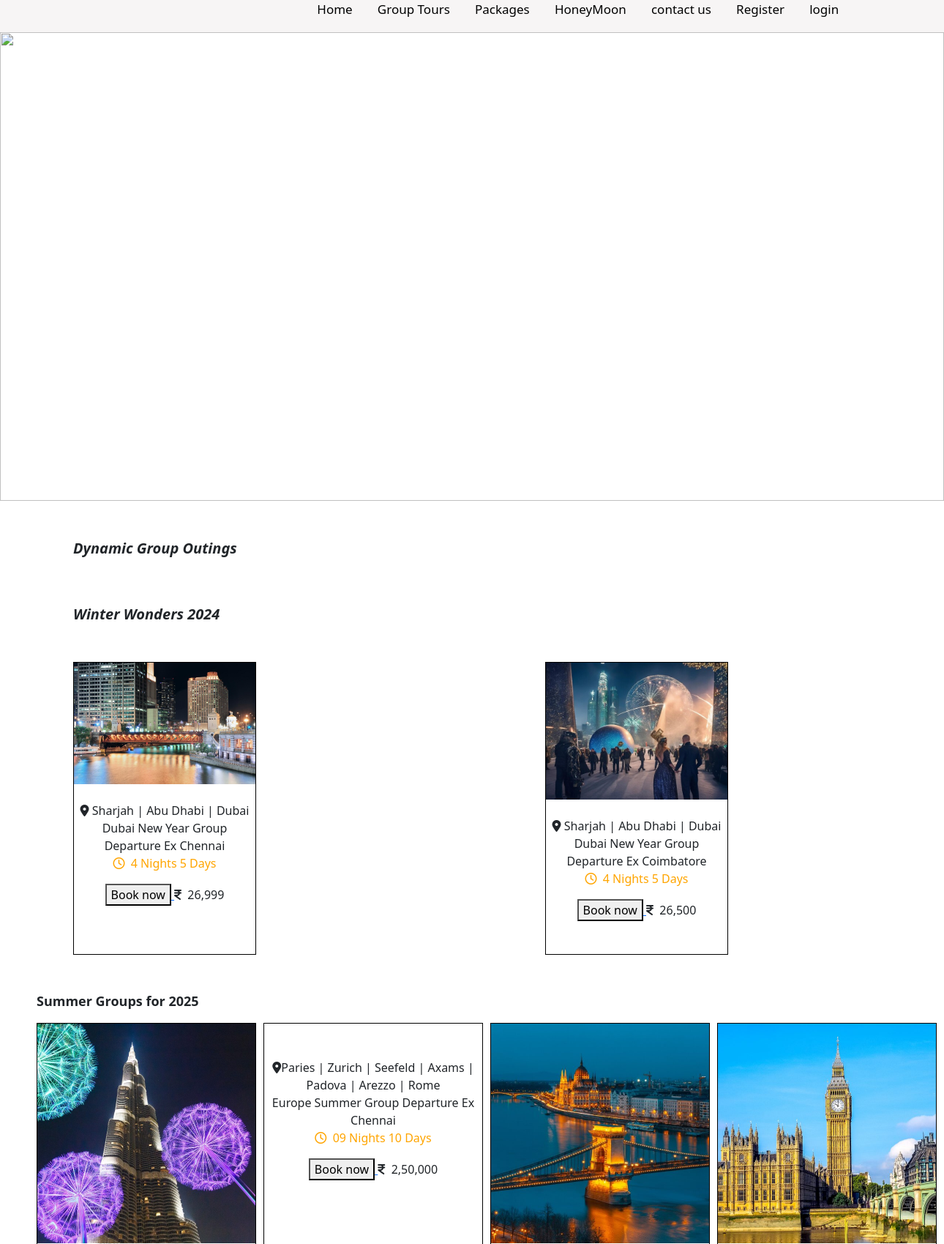
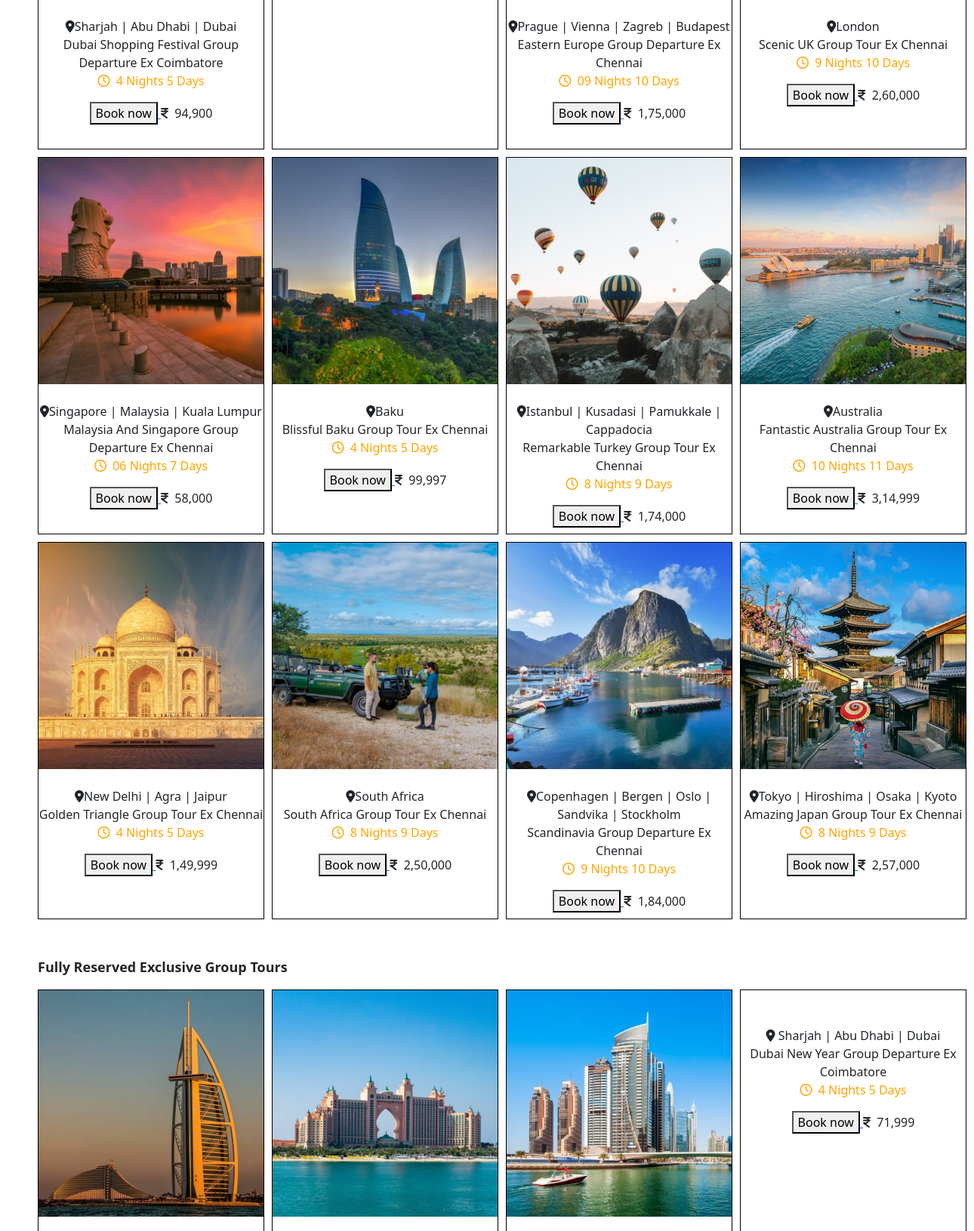
Page /group/ (upper part) on the committed database (2 pictures, top to bottom).
### myproject/models.py (models this page shows, shortened)
class G_winder(models.Model):
    im=models.ImageField(upload_to="pic")
    plan=models.CharField(max_length=100)
    location=models.CharField(max_length=100)
    duration=models.CharField(max_length=100)
    price=models.CharField(max_length=20,null=True)

class G_summer(models.Model):
    i=models.ImageField(upload_to="pic")
    plan=models.CharField(max_length=100)
    location=models.CharField(max_length=100)
    duration=models.CharField(max_length=100)
    price=models.CharField(max_length=20,null=True)

class G_reserved(models.Model):
    re=models.ImageField(upload_to="pic")
    plan=models.CharField(max_length=100)
    location=models.CharField(max_length=100)
    duration=models.CharField(max_length=100)
    price=models.CharField(max_length=20,null=True)

### myproject/views.py (the view)
# urls.py: path("group/", views.group, name="group"),
def group(request):
    winder = G_winder.objects.all()
    summer = G_summer.objects.all()
    data = G_reserved.objects.all()
    return render(request,"group.html",{"winder": winder,"summer": summer,"data": data})

### myproject/templates/group.html (shortened to what this page needs)
<!DOCTYPE html>
<html lang="en">
<head>
    <link rel="stylesheet" href="https://cdnjs.cloudflare.com/ajax/libs/font-awesome/6.6.0/css/all.min.css" />
    {% load static %}
    <link rel="stylesheet" href="{% static 'css/group.css' %}">
    <link href="https://cdn.jsdelivr.net/npm/bootstrap@5.0.2/dist/css/bootstrap.min.css" rel="stylesheet">
</head>
<body>
    {% include 'nav.html' %}
    <div class="tour">
        {% load static %}
        <img src="{% static 'image/group.jpg'  %}" alt="">
    </div>
    <section>
        <div class="gr">
            <P>Dynamic Group Outings<br><br><br>Winter Wonders 2024</P>
        </div>
        <div class="gtn">
    {% for winder in winder %}
          <div class="gt">
            <img src="{{winder.im.url}}" alt=""><br><br>
            <p><i class="fa-solid fa-location-dot"></i> {{winder.plan}}<br>{{winder.location}}<br>
            <span><i class="fa-regular fa-clock"></i>&nbsp {{winder.duration}}</span></p>
            <a href="{% url 'book' %}">
                <button>Book now</button>
            </a><i class="fa-solid fa-indian-rupee-sign"></i>&nbsp {{winder.price}}
          </div>
    {% endfor %}
    </section>
      <section>
        <div class="summ">
            <p>Summer Groups for 2025</p>
        </div>
        <div class="summer">
    {% for summer in summer %}
            <div class="su">
                <img src="{{summer.i.url}}" alt=""><br><br>
                <p><i class="fa-solid fa-location-dot"></i>{{summer.plan}}<br>{{summer.location}}<br>
                    <span><i class="fa-regular fa-clock"></i>&nbsp {{summer.duration}}</span></p>
                    <a href="{% url 'book' %}">
                        <button>Book now</button>
                    </a><i class="fa-solid fa-indian-rupee-sign"></i>&nbsp {{summer.price}}
            </div>
    {% endfor %}
        </div>
      </section>
      <section>
        <div class="res">
            <p>Fully Reserved Exclusive Group Tours</p>
        </div>
        <div class="reserved">
    {% for objects in data %}
            <div class="re">
                <img src="{{objects.re.url}}" alt=""><br><br>
                <p><i class="fa-solid fa-location-dot"></i> {{objects.plan}}<br>{{objects.location}}<br>
                    <span><i class="fa-regular fa-clock"></i>&nbsp {{objects.duration}}</span></p>
                    <a href="{% url 'book' %}">
                      <button>Book now</button>
                    </a><i class="fa-solid fa-indian-rupee-sign"></i>&nbsp {{objects.price}}
            </div>
    {% endfor %}
        </div>
      </section>
      {% include 'footer.html' %}
</body>
</html>

### myproject/static/css/group.css (style rules this page uses)
.tour img { width: 100%; height: 80vh; }
.gr { margin-top: 50px; padding-left: 100px; font-size: 20px; font-style: italic; font-weight: bolder; }
.gtn { margin-top: 50px; display: grid; grid-template-columns: 1fr 1fr; }
.gt { border: 1px solid black; width: 250px; height: 400px; margin-left: 100px; position: relative; overflow: hidden; text-align: center; }
.gt span { color: orange; }
.gt img { width: 250px; height: auto; transition: transform 0.3s ease; }
.gt p { text-align: center; font-size: 16px; }
.summ p { margin-left: 50px; font-size: 18px; font-weight: bold; margin-top: 50px; }
.summer { display: grid; grid-template-columns: 1fr 1fr 1fr 1fr; grid-template-rows: 1fr 1fr 1fr ; gap: 10px; padding-left: 50px; padding-right: 50px; }
.su { border: 1px solid black; width: 300px; height: 500px; position: relative; overflow: hidden; text-align: center; }
.su img { width: 300px; height: auto; transition: transform 0.3s ease; }
.su p { text-align: center; font-size: 16px; }
.su span { color: orange; }
.res p { margin-left: 50px; font-size: 18px; font-weight: bold; margin-top: 50px; }
.reserved { display: grid; grid-template-columns: 1fr 1fr 1fr 1fr; grid-template-rows: 1fr 1fr 1fr 1fr 1fr 1fr; gap: 10px; padding-left: 50px; padding-right: 50px; }
.re { border: 1px solid black; width: 300px; height: 500px; position: relative; overflow: hidden; text-align: center; }
.re img { width: 300px; height: auto; transition: transform 0.3s ease; }
.re p { text-align: center; font-size: 16px; }
.re span { color: orange; }

### myproject/static/css/main.css (style rules this page uses)
html { scroll-behavior: smooth; }

### myproject/static/css/footer.css (style rules this page uses)
a { text-decoration: none; }

### rows in the picture
G_winder: im (picture), plan "Sharjah | Abu Dhabi | Dubai", location "Dubai New Year Group Departure Ex Chennai", duration "4 Nights 5 Days", price "26,999"
G_winder: im (picture), plan "Sharjah | Abu Dhabi | Dubai", location "Dubai New Year Group Departure Ex Coimbatore", duration "4 Nights 5 Days", price "26,500"
G_summer: i (picture), plan "Sharjah | Abu Dhabi | Dubai", location "Dubai Shopping Festival Group Departure Ex Coimbatore", duration "4 Nights 5 Days", price "94,900"
G_summer: plan "Paries | Zurich | Seefeld | Axams | Padova | Arezzo | Rome", location "Europe Summer Group Departure Ex Chennai", duration "09 Nights 10 Days", price "2,50,000"
G_summer: i (picture), plan "Prague | Vienna | Zagreb | Budapest", location "Eastern Europe Group Departure Ex Chennai", duration "09 Nights 10 Days", price "1,75,000"
G_summer: i (picture), plan "London", location "Scenic UK Group Tour Ex Chennai", duration "9 Nights 10 Days", price "2,60,000"
G_summer: i (picture), plan "Singapore | Malaysia | Kuala Lumpur", location "Malaysia And Singapore Group Departure Ex Chennai", duration "06 Nights 7 Days", price "58,000"
G_summer: i (picture), plan "Baku", location "Blissful Baku Group Tour Ex Chennai", duration "4 Nights 5 Days", price "99,997"
G_summer: i (picture), plan "Istanbul | Kusadasi | Pamukkale | Cappadocia", location "Remarkable Turkey Group Tour Ex Chennai", duration "8 Nights 9 Days", price "1,74,000"
G_summer: i (picture), plan "Australia", location "Fantastic Australia Group Tour Ex Chennai", duration "10 Nights 11 Days", price "3,14,999"
G_summer: i (picture), plan "New Delhi | Agra | Jaipur", location "Golden Triangle Group Tour Ex Chennai", duration "4 Nights 5 Days", price "1,49,999"
G_summer: i (picture), plan "South Africa", location "South Africa Group Tour Ex Chennai", duration "8 Nights 9 Days", price "2,50,000"
G_summer: i (picture), plan "Copenhagen | Bergen | Oslo | Sandvika | Stockholm", location "Scandinavia Group Departure Ex Chennai", duration "9 Nights 10 Days", price "1,84,000"
G_summer: i (picture), plan "Tokyo | Hiroshima | Osaka | Kyoto", location "Amazing Japan Group Tour Ex Chennai", duration "8 Nights 9 Days", price "2,57,000"
G_reserved: re (picture)
G_reserved: re (picture)
G_reserved: re (picture)
G_reserved: plan "Sharjah | Abu Dhabi | Dubai", location "Dubai New Year Group Departure Ex Coimbatore", duration "4 Nights 5 Days", price "71,999"
